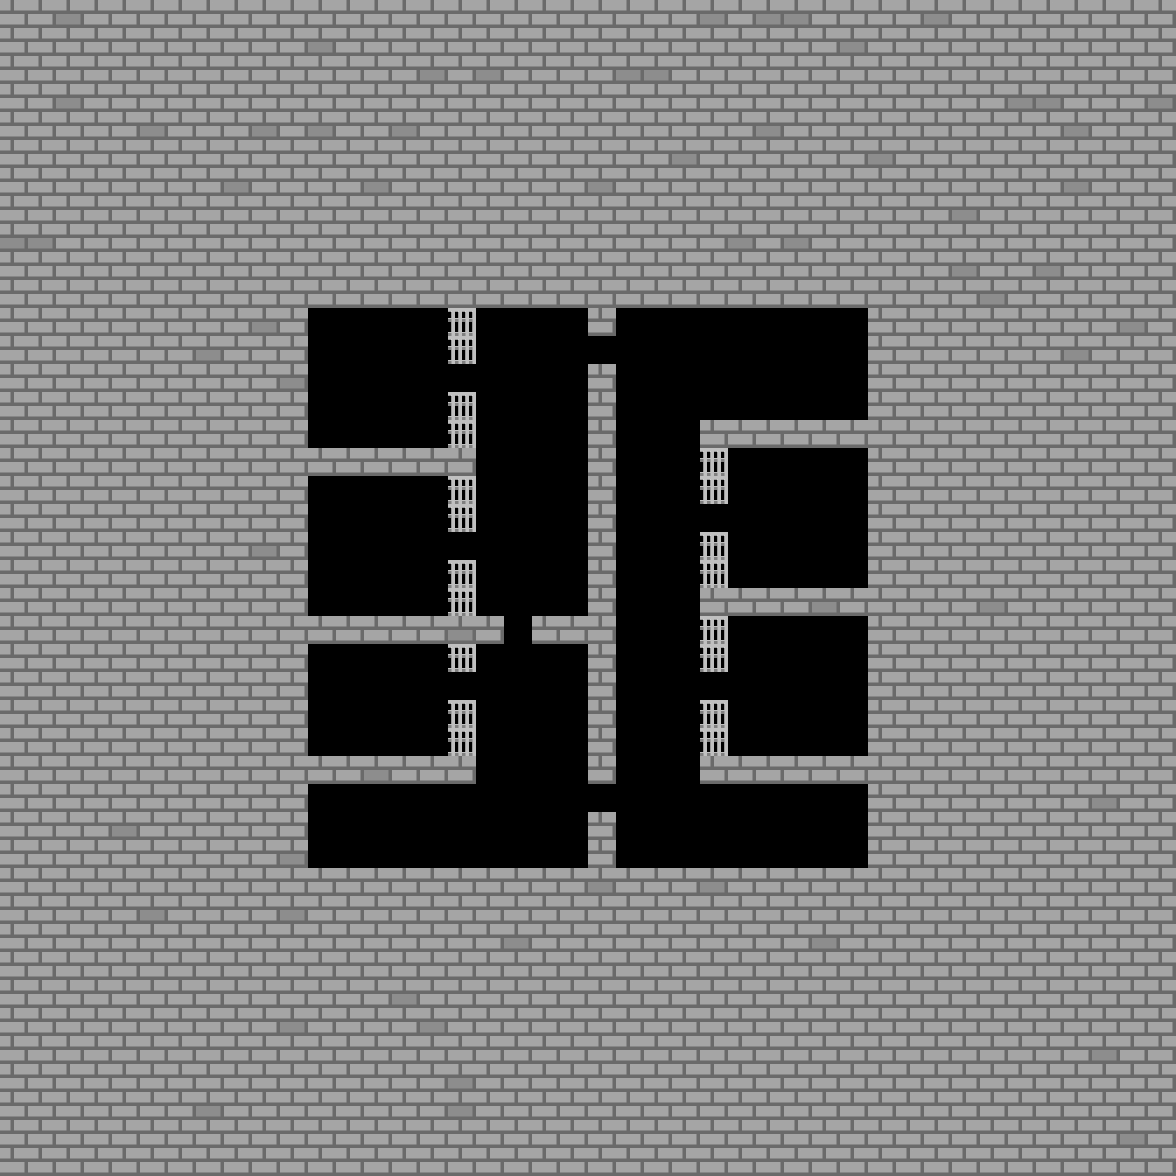

A 2D game scene composited from a Tiled map and its tileset images. What follows is a short description and the map's XML, with each tile layer's data collapsed to a summary:
An orthogonal 42x42 tile map with 28x28 px tiles, 1 tile layer (Map) and 271 objects (237x Unexplored, 5x IronDoor, 3x IronDoor2, UpStairs, DownStairs).

<map version="1.10" tiledversion="1.11.2" orientation="orthogonal" renderorder="right-down" width="42" height="42" tilewidth="28" tileheight="28" infinite="0" nextlayerid="6" nextobjectid="274">
 <editorsettings>
  <export target="Area2_3.json" format="json" />
 </editorsettings>
 <tileset firstgid="1" source="Resource.tsx" />
 <layer id="1" name="Map" width="42" height="42">
  <data>[1764 cells, 1764 non-empty, 4 distinct tile ids]</data>
 </layer>
 <objectgroup id="2" name="Object">
  <object id="1" name="IronDoor" gid="19" x="448" y="392" width="28" height="28" />
  <object id="2" name="IronDoor" gid="19" x="448" y="560" width="28" height="28" />
  <object id="3" name="IronDoor" gid="19" x="448" y="700" width="28" height="28" />
  <object id="4" name="IronDoor" gid="19" x="700" y="700" width="28" height="28" />
  <object id="5" name="IronDoor" gid="19" x="700" y="532" width="28" height="28" />
  <object id="6" name="IronDoor2" gid="25" x="588" y="364" width="28" height="28" />
  <object id="7" name="IronDoor2" gid="25" x="504" y="644" width="28" height="28" />
  <object id="8" name="IronDoor2" gid="25" x="588" y="812" width="28" height="28" />
  <object id="9" name="UpStairs" gid="9" x="308" y="616" width="28" height="28" />
  <object id="10" name="DownStairs" gid="10" x="840" y="756" width="28" height="28" />
 </objectgroup>
 <objectgroup id="3" name="Unexplored">
  <object id="11" name="Unexplored" gid="8" x="308" y="672" width="28" height="28" />
  <object id="12" name="Unexplored" gid="8" x="336" y="672" width="28" height="28" />
  <object id="13" name="Unexplored" gid="8" x="364" y="672" width="28" height="28" />
  <object id="14" name="Unexplored" gid="8" x="392" y="672" width="28" height="28" />
  <object id="15" name="Unexplored" gid="8" x="420" y="672" width="28" height="28" />
  <object id="16" name="Unexplored" gid="8" x="448" y="672" width="28" height="28" />
  <object id="17" name="Unexplored" gid="8" x="476" y="672" width="28" height="28" />
  <object id="18" name="Unexplored" gid="8" x="504" y="672" width="28" height="28" />
  <object id="19" name="Unexplored" gid="8" x="532" y="672" width="28" height="28" />
  <object id="20" name="Unexplored" gid="8" x="560" y="672" width="28" height="28" />
  <object id="21" name="Unexplored" gid="8" x="560" y="700" width="28" height="28" />
  <object id="22" name="Unexplored" gid="8" x="532" y="700" width="28" height="28" />
  <object id="23" name="Unexplored" gid="8" x="504" y="700" width="28" height="28" />
  <object id="24" name="Unexplored" gid="8" x="448" y="700" width="28" height="28" />
  <object id="25" name="Unexplored" gid="8" x="476" y="700" width="28" height="28" />
  <object id="26" name="Unexplored" gid="8" x="420" y="700" width="28" height="28" />
  <object id="27" name="Unexplored" gid="8" x="392" y="700" width="28" height="28" />
  <object id="28" name="Unexplored" gid="8" x="364" y="700" width="28" height="28" />
  <object id="29" name="Unexplored" gid="8" x="336" y="700" width="28" height="28" />
  <object id="30" name="Unexplored" gid="8" x="308" y="700" width="28" height="28" />
  <object id="31" name="Unexplored" gid="8" x="308" y="728" width="28" height="28" />
  <object id="32" name="Unexplored" gid="8" x="308" y="756" width="28" height="28" />
  <object id="33" name="Unexplored" gid="8" x="336" y="756" width="28" height="28" />
  <object id="34" name="Unexplored" gid="8" x="336" y="728" width="28" height="28" />
  <object id="35" name="Unexplored" gid="8" x="364" y="728" width="28" height="28" />
  <object id="36" name="Unexplored" gid="8" x="364" y="756" width="28" height="28" />
  <object id="37" name="Unexplored" gid="8" x="392" y="756" width="28" height="28" />
  <object id="38" name="Unexplored" gid="8" x="392" y="728" width="28" height="28" />
  <object id="39" name="Unexplored" gid="8" x="420" y="728" width="28" height="28" />
  <object id="40" name="Unexplored" gid="8" x="420" y="756" width="28" height="28" />
  <object id="41" name="Unexplored" gid="8" x="448" y="756" width="28" height="28" />
  <object id="42" name="Unexplored" gid="8" x="448" y="728" width="28" height="28" />
  <object id="43" name="Unexplored" gid="8" x="476" y="728" width="28" height="28" />
  <object id="44" name="Unexplored" gid="8" x="504" y="728" width="28" height="28" />
  <object id="45" name="Unexplored" gid="8" x="532" y="728" width="28" height="28" />
  <object id="46" name="Unexplored" gid="8" x="560" y="728" width="28" height="28" />
  <object id="47" name="Unexplored" gid="8" x="560" y="756" width="28" height="28" />
  <object id="48" name="Unexplored" gid="8" x="532" y="756" width="28" height="28" />
  <object id="49" name="Unexplored" gid="8" x="504" y="756" width="28" height="28" />
  <object id="50" name="Unexplored" gid="8" x="476" y="756" width="28" height="28" />
  <object id="51" name="Unexplored" gid="8" x="476" y="784" width="28" height="28" />
  <object id="52" name="Unexplored" gid="8" x="504" y="784" width="28" height="28" />
  <object id="53" name="Unexplored" gid="8" x="532" y="784" width="28" height="28" />
  <object id="54" name="Unexplored" gid="8" x="560" y="784" width="28" height="28" />
  <object id="55" name="Unexplored" gid="8" x="560" y="812" width="28" height="28" />
  <object id="56" name="Unexplored" gid="8" x="532" y="812" width="28" height="28" />
  <object id="57" name="Unexplored" gid="8" x="504" y="812" width="28" height="28" />
  <object id="58" name="Unexplored" gid="8" x="476" y="812" width="28" height="28" />
  <object id="59" name="Unexplored" gid="8" x="560" y="840" width="28" height="28" />
  <object id="60" name="Unexplored" gid="8" x="504" y="840" width="28" height="28" />
  <object id="61" name="Unexplored" gid="8" x="532" y="840" width="28" height="28" />
  <object id="62" name="Unexplored" gid="8" x="476" y="840" width="28" height="28" />
  <object id="63" name="Unexplored" gid="8" x="560" y="868" width="28" height="28" />
  <object id="64" name="Unexplored" gid="8" x="532" y="868" width="28" height="28" />
  <object id="65" name="Unexplored" gid="8" x="504" y="868" width="28" height="28" />
  <object id="66" name="Unexplored" gid="8" x="476" y="868" width="28" height="28" />
  <object id="67" name="Unexplored" gid="8" x="448" y="868" width="28" height="28" />
  <object id="68" name="Unexplored" gid="8" x="448" y="840" width="28" height="28" />
  <object id="69" name="Unexplored" gid="8" x="448" y="812" width="28" height="28" />
  <object id="70" name="Unexplored" gid="8" x="420" y="812" width="28" height="28" />
  <object id="71" name="Unexplored" gid="8" x="420" y="840" width="28" height="28" />
  <object id="72" name="Unexplored" gid="8" x="420" y="868" width="28" height="28" />
  <object id="73" name="Unexplored" gid="8" x="392" y="868" width="28" height="28" />
  <object id="74" name="Unexplored" gid="8" x="392" y="840" width="28" height="28" />
  <object id="75" name="Unexplored" gid="8" x="392" y="812" width="28" height="28" />
  <object id="76" name="Unexplored" gid="8" x="364" y="812" width="28" height="28" />
  <object id="77" name="Unexplored" gid="8" x="364" y="840" width="28" height="28" />
  <object id="78" name="Unexplored" gid="8" x="364" y="868" width="28" height="28" />
  <object id="79" name="Unexplored" gid="8" x="336" y="868" width="28" height="28" />
  <object id="80" name="Unexplored" gid="8" x="336" y="840" width="28" height="28" />
  <object id="81" name="Unexplored" gid="8" x="336" y="812" width="28" height="28" />
  </objectgroup>
 <objectgroup id="4" name="InvisibleWall">
  <!-- 23 objects omitted --></objectgroup>
 <objectgroup id="5" name="Respawnpoint">
  <!-- 1 objects omitted --></objectgroup>
</map>
<!-- 190 of 271 objects omitted -->
